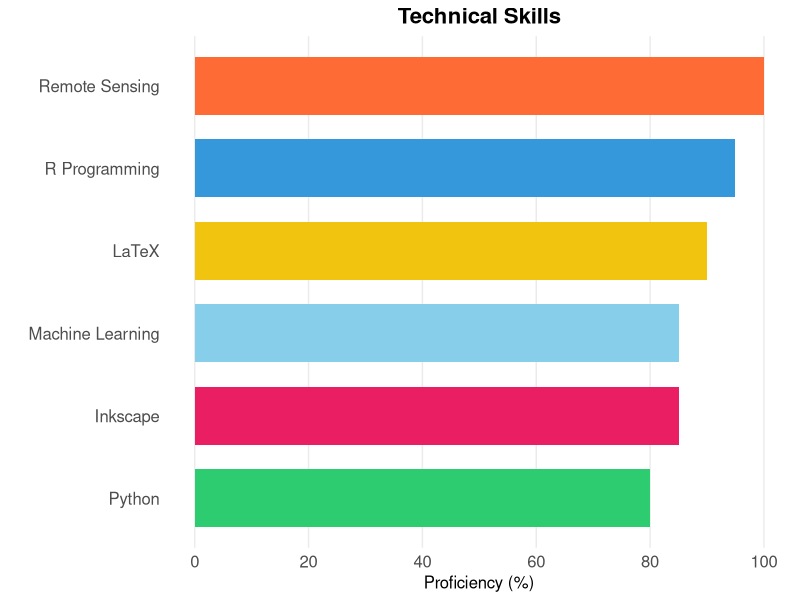

R code for this plot:
## ---- chunk 1
#| echo: false
#| message: false
#| warning: false

library(ggplot2)
library(dplyr)

# Skills data based on your YAML
skills <- data.frame(
  skill = c("Remote Sensing", "R Programming", "LaTeX", "Inkscape", "Machine Learning", "Python"),
  percentage = c(100, 95, 90, 85, 85, 80),
  color = c("#ff6b35", "#3498db", "#f1c40f", "#e91e63", "#87ceeb", "#2ecc71")
)

# Create horizontal bar chart
ggplot(skills, aes(x = reorder(skill, percentage), y = percentage, fill = color)) +
  geom_col(width = 0.7) +
  scale_fill_identity() +
  coord_flip() +
  labs(
    title = "Technical Skills",
    x = "",
    y = "Proficiency (%)"
  ) +
  theme_minimal() +
  theme(
    plot.title = element_text(size = 16, face = "bold", hjust = 0.5),
    axis.text = element_text(size = 12),
    axis.title = element_text(size = 12),
    panel.grid.minor = element_blank(),
    panel.grid.major.y = element_blank(),
    plot.background = element_rect(fill = "white", color = NA)
  ) +
  scale_y_continuous(limits = c(0, 100), breaks = seq(0, 100, 20))
